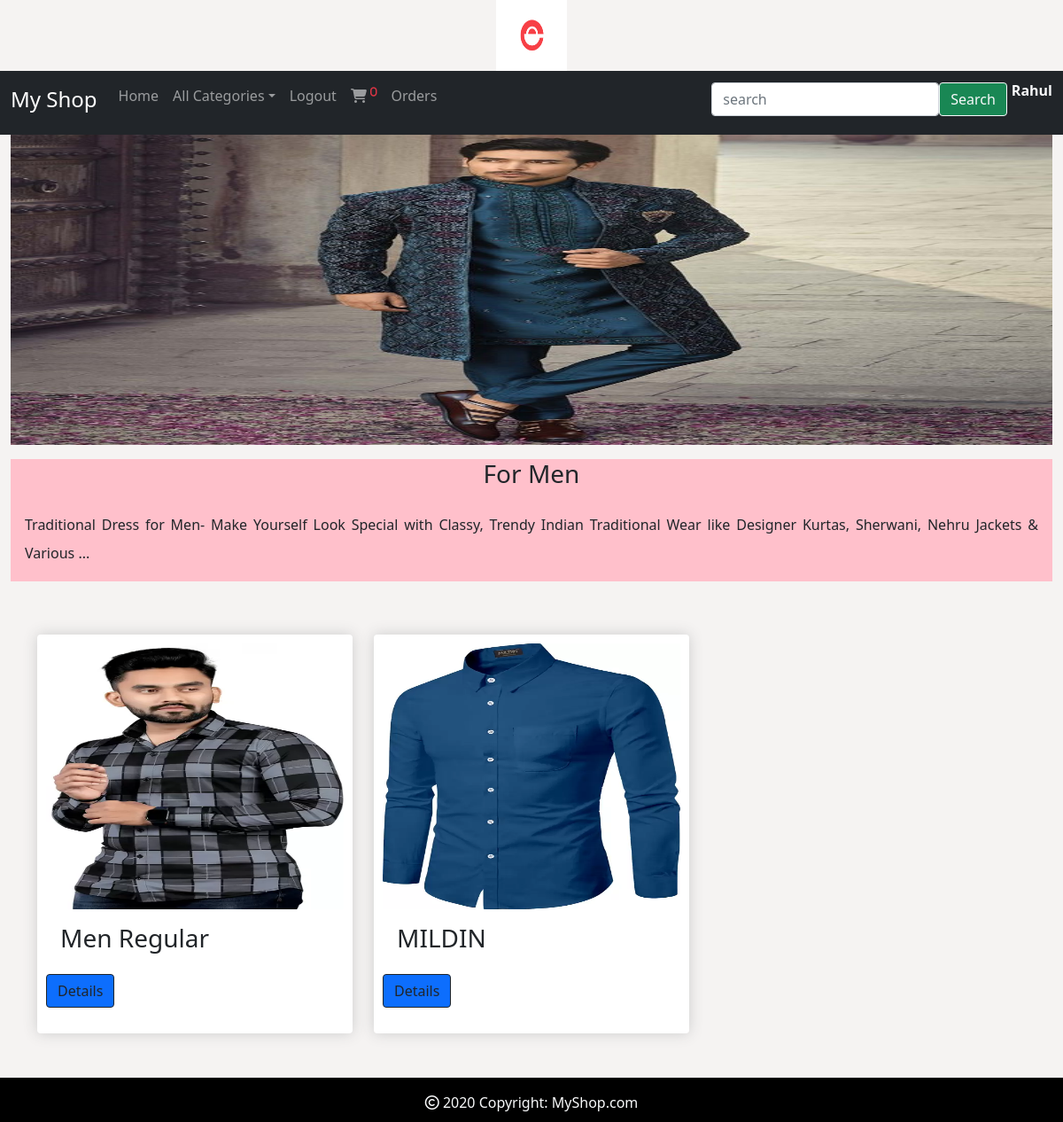
/product/Men (signed in), run on the app's committed database.
### shop/models.py (models this page shows, shortened)
class Category(models.Model):
    name=models.CharField(max_length=30)
    desc=models.TextField()
    image=models.ImageField(upload_to='category',null=True,blank=True)

class Product(models.Model):
    name=models.CharField(max_length=30)
    desc=models.TextField()
    image=models.ImageField(upload_to='product',blank=True,null=True)
    price=models.DecimalField(max_digits=10,decimal_places=2)
    stock=models.IntegerField()
    available=models.BooleanField(default=True)
    created=models.DateTimeField(auto_now_add=True)
    updated=models.DateTimeField(auto_now=True)
    category=models.ForeignKey(Category,on_delete=models.CASCADE)

### shop/views.py (the view)
# urls.py: path('product/<p>', views.products, name='product'),
@login_required
def products(request,p):
    i=Category.objects.get(name=p)
    c=Product.objects.filter(category=i)
    return render(request,template_name='products.html',context={'i':i,'c':c})

### cart/context_processors.py (called while the page is built)
def total(request):
    item_count=0
    if request.user.is_authenticated:
        u=request.user
        try:
            c = Cart.objects.filter(user=u)
            for i in c:
                item_count +=i.quantity
        except:
            item_count=0
    return{'count':item_count}

### shop/context_processors.py (called while the page is built)
def menulinks(request):
    links=Category.objects.all()
    return {'links':links}

### templates/products.html
{%extends 'base.html'%}
{%load static%}
{%block body%}
<div class="container-fluid">
    <img src="{{i.image.url}}" height="350px" width="100%;">
</div>
<div class="container-fluid mt-3">
    <div style="background-color:pink; margin-bottom:60px;">
        <h3 class="text-center">For {{i.name}}</h3>
        <p style="text-align:justify; line-height:2;" class="p-3">{{i.desc}}</p>
    </div>
</div>
<div class="container" style="margin-bottom:100px;">
    <div class="row">
        {%for i in c%}
        <div class="col-md-4">
            <div class="box-element" style="height:450px;">
                <img class="card-img-top box card-img" src="{{i.image.url}}" height="300px;">
                <div class="card-body">
                    <h3 class="card-title">{{i.name}}</h3>
                </div>
                    <a class="btn btn-primary btn-outline-dark" href="{%url 'shop:details' i.id%}">Details</a>
            </div>
        </div>
        {%endfor%}
    </div>
</div>
{%endblock%}

### templates/base.html (shortened to what this page needs)
<!DOCTYPE html>
{%load static%}
<html lang="en">
<head>
    <link href="https://cdn.jsdelivr.net/npm/bootstrap@5.0.2/dist/css/bootstrap.min.css" rel="stylesheet">
    <link rel="stylesheet" type="text/css" href="{%static 'css/style.css'%}">
    <link rel="stylesheet" type="text/css" href="{%static 'css/style.css'%}">
    <link rel="stylesheet" href="https://cdnjs.cloudflare.com/ajax/libs/font-awesome/6.5.1/css/all.min.css" />
</head>
<body>
<header>
    <div class="container-fluid">
        <center><img src="{%static 'images/logo.png'%}" height="80px" width="80px"></center>
    </div>
</header>
<nav class="navbar navbar-expand-lg navbar-dark bg-dark">
    <div class="container-fluid">
        <a class="navbar-brand" href="#"><h4>My Shop</h4></a>
        <div class="mb-2 collapse navbar-collapse" id="navbarSupportedContent">
            <ul class="navbar-nav me-auto mb-2">
                <li class="nav-item">
                    <a class="nav-link" href="{%url 'shop:home'%}">Home</a>
                </li>
                <li class="nav-item dropdown">
                    <a class="nav-link dropdown-toggle" href="#" id="navdropdown" data-bs-toggle="dropdown" role="button">All Categories</a>
                 {%if user.is_authenticated%}
                <li class="nav-item">
                    <a class="nav-link" href="{%url 'shop:logout'%}">Logout</a>
                </li>
                    {% if user.is_superuser == False %}
                </li>
                 <li class="nav-item">
                     <a class="nav-link" href="{%url 'cart:cartview'%}"><i class="fa-solid fa-cart-shopping"> <sup class="text-danger">{{count}}</sup></i></a>
                </li>
                <li class="nav-item">
                    <a class="nav-link" href="{%url 'cart:yourorders'%}">Orders</a>
                </li>
                {% endif %}
                {%endif%}
            </ul>
            {%if user.is_authenticated%}
            <form class="d-flex" method="post" action="{%url 'search:search'%}">
                <input type="search" class="form-control" placeholder="search" name="s">
                <button class="btn btn-success btn-outline-light" type="submit"> Search </button>
                <h6 class="fw-bold text-light" style="padding-left:5px;"> {{user.username}}</h6>
            </form>
            {%endif%}
        </div>
    </div>
</nav>
{%block body%}
{%endblock%}
<footer class="text-lg-start text-light footer">
  <div class="text-center p-3">
    <i class="fa-regular fa-copyright"></i> 2020 Copyright:
    <a class="text-light" href="#" style="text-decoration: none;">MyShop.com</a>
  </div>
</footer>
</body>
</html>

### static/css/style.css (style rules this page uses)
body { background-color: #f5f3f2; }
.footer { background-color:black; text-align:center; width:100%; height:50px; position:fixed; bottom:0; left:0; }
.card-img { width:100%; }
.box-element { box-shadow:hsl(0, 0%, 80%) 0 0 16px; background-color: #fff; border-radius: 4px; padding: 10px; }

### data on the page
Category: image (picture), name "Men", desc "Traditional Dress for Men- Make Yourself Look Special with Classy, Trendy Indian Traditional Wear like Designer Kurtas, Sherwani, Nehru Jackets & Various ..."
Product: image (picture), name "Men Regular"
Product: image (picture), name "MILDIN"

### other printed values
{{ count }} "0"
{{ user.username }} "Rahul"
